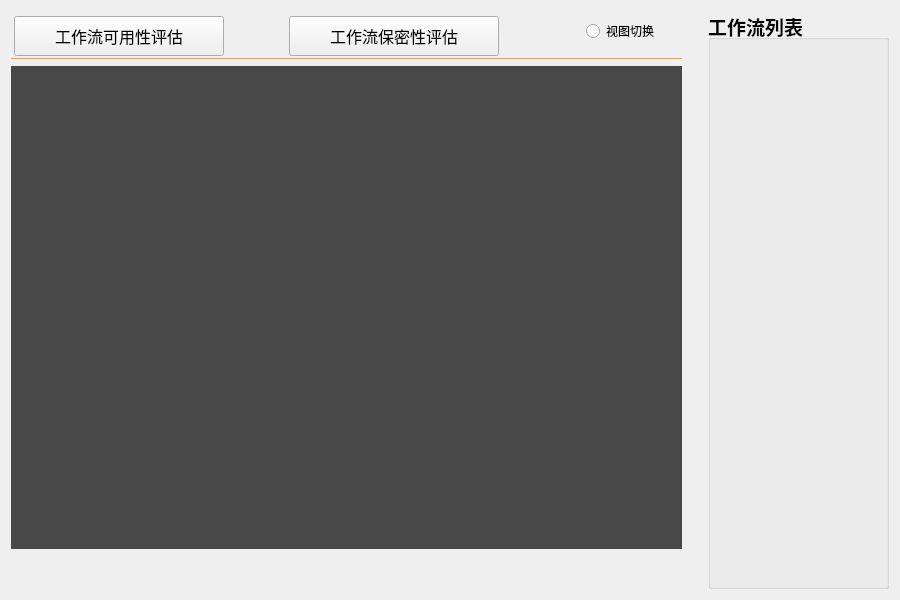
<?xml version="1.0" encoding="UTF-8"?>
<ui version="4.0">
 <class>WFlow</class>
 <widget class="QWidget" name="WFlow">
  <property name="geometry">
   <rect>
    <x>0</x>
    <y>0</y>
    <width>900</width>
    <height>600</height>
   </rect>
  </property>
  <property name="windowTitle">
   <string>Form</string>
  </property>
  <layout class="QGridLayout" name="gridLayout_2">
   <item row="0" column="0">
    <layout class="QGridLayout" name="gridLayout">
     <item row="0" column="1">
      <layout class="QHBoxLayout" name="horizontalLayout_2">
       <item>
        <spacer name="horizontalSpacer_4">
         <property name="orientation">
          <enum>Qt::Horizontal</enum>
         </property>
         <property name="sizeType">
          <enum>QSizePolicy::Fixed</enum>
         </property>
         <property name="sizeHint" stdset="0">
          <size>
           <width>20</width>
           <height>20</height>
          </size>
         </property>
        </spacer>
       </item>
       <item>
        <widget class="QGroupBox" name="groupBox">
         <property name="maximumSize">
          <size>
           <width>250</width>
           <height>16777215</height>
          </size>
         </property>
         <property name="font">
          <font>
           <pointsize>14</pointsize>
           <weight>75</weight>
           <bold>true</bold>
          </font>
         </property>
         <property name="title">
          <string>工作流列表</string>
         </property>
         <layout class="QVBoxLayout" name="verticalLayout_2">
          <item>
           <layout class="QVBoxLayout" name="verticalLayout">
            <item>
             <spacer name="verticalSpacer">
              <property name="orientation">
               <enum>Qt::Vertical</enum>
              </property>
              <property name="sizeType">
               <enum>QSizePolicy::Fixed</enum>
              </property>
              <property name="sizeHint" stdset="0">
               <size>
                <width>20</width>
                <height>1</height>
               </size>
              </property>
             </spacer>
            </item>
            <item>
             <widget class="QListWidget" name="listWidget">
              <property name="font">
               <font>
                <pointsize>12</pointsize>
               </font>
              </property>
              <property name="autoFillBackground">
               <bool>false</bool>
              </property>
              <property name="styleSheet">
               <string notr="true">QListWidget
{

	background-color:transparent;

}</string>
              </property>
              <property name="frameShape">
               <enum>QFrame::NoFrame</enum>
              </property>
              <property name="alternatingRowColors">
               <bool>false</bool>
              </property>
              <property name="selectionRectVisible">
               <bool>true</bool>
              </property>
             </widget>
            </item>
           </layout>
          </item>
         </layout>
        </widget>
       </item>
      </layout>
     </item>
     <item row="0" column="0">
      <layout class="QVBoxLayout" name="verticalLayout_5">
       <item>
        <layout class="QVBoxLayout" name="verticalLayout_3">
         <item>
          <layout class="QHBoxLayout" name="horizontalLayout">
           <item>
            <spacer name="horizontalSpacer_2">
             <property name="orientation">
              <enum>Qt::Horizontal</enum>
             </property>
             <property name="sizeHint" stdset="0">
              <size>
               <width>20</width>
               <height>18</height>
              </size>
             </property>
            </spacer>
           </item>
           <item>
            <widget class="QPushButton" name="WfAssessBtn">
             <property name="sizePolicy">
              <sizepolicy hsizetype="Fixed" vsizetype="Fixed">
               <horstretch>0</horstretch>
               <verstretch>0</verstretch>
              </sizepolicy>
             </property>
             <property name="minimumSize">
              <size>
               <width>210</width>
               <height>40</height>
              </size>
             </property>
             <property name="maximumSize">
              <size>
               <width>210</width>
               <height>30</height>
              </size>
             </property>
             <property name="font">
              <font>
               <pointsize>12</pointsize>
              </font>
             </property>
             <property name="text">
              <string>工作流可用性评估</string>
             </property>
             <property name="icon">
              <iconset resource="../file.qrc">
               <normaloff>:/png/rc/button/1 (1).png</normaloff>:/png/rc/button/1 (1).png</iconset>
             </property>
             <property name="checkable">
              <bool>true</bool>
             </property>
             <property name="autoExclusive">
              <bool>true</bool>
             </property>
             <property name="flat">
              <bool>false</bool>
             </property>
            </widget>
           </item>
           <item>
            <spacer name="horizontalSpacer">
             <property name="orientation">
              <enum>Qt::Horizontal</enum>
             </property>
             <property name="sizeType">
              <enum>QSizePolicy::Preferred</enum>
             </property>
             <property name="sizeHint" stdset="0">
              <size>
               <width>77</width>
               <height>18</height>
              </size>
             </property>
            </spacer>
           </item>
           <item>
            <widget class="QPushButton" name="WfResultBtn">
             <property name="sizePolicy">
              <sizepolicy hsizetype="Fixed" vsizetype="Fixed">
               <horstretch>0</horstretch>
               <verstretch>0</verstretch>
              </sizepolicy>
             </property>
             <property name="minimumSize">
              <size>
               <width>210</width>
               <height>40</height>
              </size>
             </property>
             <property name="maximumSize">
              <size>
               <width>210</width>
               <height>30</height>
              </size>
             </property>
             <property name="font">
              <font>
               <pointsize>12</pointsize>
              </font>
             </property>
             <property name="text">
              <string>工作流保密性评估</string>
             </property>
             <property name="icon">
              <iconset resource="../file.qrc">
               <normaloff>:/png/rc/button/1 (10).png</normaloff>:/png/rc/button/1 (10).png</iconset>
             </property>
             <property name="checkable">
              <bool>true</bool>
             </property>
             <property name="autoExclusive">
              <bool>true</bool>
             </property>
             <property name="flat">
              <bool>false</bool>
             </property>
            </widget>
           </item>
           <item>
            <spacer name="horizontalSpacer_3">
             <property name="orientation">
              <enum>Qt::Horizontal</enum>
             </property>
             <property name="sizeHint" stdset="0">
              <size>
               <width>98</width>
               <height>18</height>
              </size>
             </property>
            </spacer>
           </item>
           <item>
            <widget class="QRadioButton" name="radioButton">
             <property name="text">
              <string>视图切换</string>
             </property>
            </widget>
           </item>
           <item>
            <spacer name="horizontalSpacer_5">
             <property name="orientation">
              <enum>Qt::Horizontal</enum>
             </property>
             <property name="sizeHint" stdset="0">
              <size>
               <width>40</width>
               <height>20</height>
              </size>
             </property>
            </spacer>
           </item>
          </layout>
         </item>
         <item>
          <widget class="Line" name="line">
           <property name="styleSheet">
            <string notr="true">color: rgb(255, 160, 47);</string>
           </property>
           <property name="frameShadow">
            <enum>QFrame::Plain</enum>
           </property>
           <property name="lineWidth">
            <number>1</number>
           </property>
           <property name="orientation">
            <enum>Qt::Horizontal</enum>
           </property>
          </widget>
         </item>
        </layout>
       </item>
       <item>
        <layout class="QVBoxLayout" name="verticalLayout_4">
         <item>
          <widget class="QLabel" name="label">
           <property name="styleSheet">
            <string notr="true">background-color: rgb(72, 72, 72);</string>
           </property>
           <property name="text">
            <string/>
           </property>
           <property name="scaledContents">
            <bool>true</bool>
           </property>
          </widget>
         </item>
         <item>
          <spacer name="verticalSpacer_2">
           <property name="orientation">
            <enum>Qt::Vertical</enum>
           </property>
           <property name="sizeType">
            <enum>QSizePolicy::Minimum</enum>
           </property>
           <property name="sizeHint" stdset="0">
            <size>
             <width>20</width>
             <height>40</height>
            </size>
           </property>
          </spacer>
         </item>
        </layout>
       </item>
      </layout>
     </item>
    </layout>
   </item>
  </layout>
 </widget>
 <resources>
  <include location="../file.qrc"/>
 </resources>
 <connections/>
</ui>
